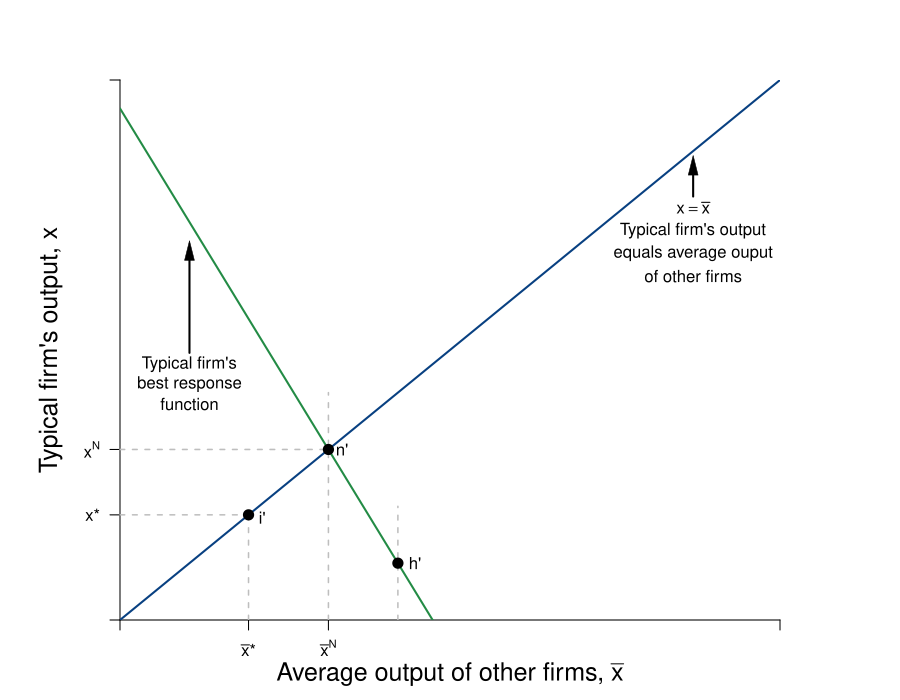

Source code (R):
require(shape)
pdf(file = "competitionmarkets/competition_average/competition_average_1.pdf", width = 9, height = 7)

#Set parameters for graphics
axislabelsize <- 1.5
graphlinewidth <- 2
segmentlinewidth <- 1.5

COL <- c("#7fc97f", "#beaed4", "#fdc086", "#ffff99", "#386cb0", "#f0027f", "#bf5b17", "#666666")
COLA <- c("#99d8c9","#66c2a4","#41ae76", "#238b45", "#005824")
COLB <- c("#4eb3d3", "#2b8cbe", "#0868ac","#084081")

par(mar =  c(4, 6, 4, 6))

piA <- function(xbar, x, s = 0.5, pmax = 20, c1 = 2, n = 5) {
  (pmax - s*(n - 1)*xbar)*x - s*(x)^2 - c1*x
}

brfA <- function(xbar, s = 0.5, pmax = 20, c1 = 2, n = 5) {
  (pmax - c1)/(2*s) - ((n-1)/(2))*xbar
}

Equal45 <- function(xbar, slope = 1){
  slope*xbar
}

xANEcomp <- function(pbar, c1 = 2, n = 8, beta = 0.5){
  (1/(n+1))*(pbar - c1)/beta
}


xlims <- c(0, 19)
ylims <- c(0, 19)

npts <- 501 
x <- seq(xlims[1], xlims[2], length.out = npts)
y <- seq(ylims[1], ylims[2], length.out = npts) 
a <- c(2, 18, 32.5)
b <- c(60, 72, 81)


plot(0, 0, xlim = xlims, ylim = ylims, type = "n",
     xlab = expression(paste("")),
     ylab = expression(paste("")), 
     xaxt = "n", 
     yaxt = "n", 
     cex.lab = axislabelsize, 
     bty = "n",
     xaxs="i", 
     yaxs="i")

ticksy <- c(0, 3.7, 6, ylims[2])
ylabels <- c(NA, expression(paste(x,"*")), expression(paste(x^N)), NA)
ticksx <- c(0, 3.7, 6, xlims[2])
xlabels <- c(NA, expression(paste(bar(x),"*")), expression(paste(bar(x)^{N})), NA)


axis(1, at = ticksx, pos = 0, labels = xlabels)
axis(2, at = ticksy, pos = 0, labels = ylabels, las = 1)

npts <- 500 
xx1 <- seq(xlims[1], xlims[2], length.out = npts)

lines(xx1, brfA(xx1, s = 0.5, pmax = 20, c1 = 2, n = 5), col = COLA[4], lwd = graphlinewidth)
lines(xx1, Equal45(xx1, slope = 1), col = COLB[4], lwd = graphlinewidth)

# contour(x, y,
#         outer(x, y, piA),
#         drawlabels = FALSE,
#         col = COLA[2],
#         lwd = graphlinewidth,
#         levels = a,
#         xaxs="i",
#         yaxs="i",
#         add = TRUE)

mtext(expression(paste("Average output of other firms, ", bar(x))), side=1, line = 2.5, cex = axislabelsize)
text(-2, 0.5*ylims[2], expression(paste("Typical firm's output, ", x)), xpd = TRUE, cex = axislabelsize, srt = 90) 


segments(0, 6, 6, 6, lty = 2, col = "gray" , lwd = segmentlinewidth)
segments(6, 0, 6, 8, lty = 2, col = "gray" , lwd = segmentlinewidth)
points(6, 6, pch = 16, col = "black", cex = 1.5)
text(6.4, 6, expression(paste(n,"'")))
segments(0, 3.7, 3.7, 3.7, lty = 2, col = "gray" , lwd = segmentlinewidth)
segments(3.7, 0, 3.7, 3.7, lty = 2, col = "gray" , lwd = segmentlinewidth)
points(3.7, 3.7, pch = 16, col = "black", cex = 1.5)
text(4.1, 3.6, expression(paste(i,"'")))
segments(8, brfA(xbar = 8) - 2, 8, brfA(xbar = 8) + 2, lty = 2, col = "gray" , lwd = segmentlinewidth)
points(8, brfA(xbar = 8), pch = 16, col = "black", cex = 1.5)
text(8.5, brfA(xbar = 8), expression(paste(h,"'")))


# text(12, brfA(xbar = 8) + 0.7, expression(paste("Iso-profit vertical")))
# text(12, brfA(xbar = 8), expression(paste("at intersection")))
# text(12, brfA(xbar = 8) - 0.7, expression(paste("with best response")))
# Arrows(10.4, brfA(xbar = 8), 9, brfA(xbar = 8), col = "black", lty = 1, lwd = 2, arr.type = "triangle", arr.lwd = 0.5)

Arrows(16.5, 14.9, 16.5, 16, col = "black", lty = 1, lwd = 2, arr.type = "triangle", arr.lwd = 0.5)
text(16.5, 14.5, expression(paste(x == bar(x))))
text(16.5, 13.7, expression(paste("Typical firm's output")))
text(16.5, 12.9, expression(paste("equals average ouput")))
text(16.5, 12.1, expression(paste("of other firms")))

text(2, 9, expression(paste("Typical firm's")))
text(2, 8.3, expression(paste("best response")))
text(2, 7.6, expression(paste("function")))
Arrows(2, 9.4, 2, 13, col = "black", lty = 1, lwd = 2, arr.type = "triangle", arr.lwd = 0.5)

#Label the iso-welfare functions for the HG, Aisha
# text(7, 9, expression(pi[1]))
# text(6.1, 9, expression(pi[2]))
# text(5.3, 9, expression(pi[3]))
# text(7, 18.7, expression("Typical firm's"))
# text(7, 18, expression("iso-profit curves"))
# text(7, 17.3, expression(paste(pi[3] > pi[2], phantom() > pi[1])))

#B's brf
text(7, 30, expression(paste("A's best response")))
text(7, 29, expression(paste("function")))
Arrows(7, 28.2, 7, 23.5, col = "black", lty = 1, lwd = 2, arr.type = "triangle", arr.lwd = 0.5)


dev.off()
